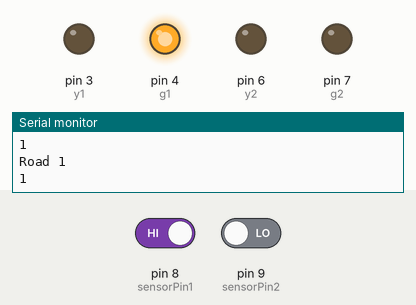
Simulated run of this sketch. Board: Arduino Uno, built with avr-gcc and run on an emulated ATmega328P. On the bench: output pins drawn as LEDs (lit = HIGH), the last lines printed to the serial monitor. Inputs (shaded band) come from the test bench; at power-on: pin 8 (sensorPin1) HIGH, pin 9 (sensorPin2) LOW. Pins used as bus, display or sensor lines are not drawn.

Above: at 6.8 s.
6.9 s: pin 8 (sensorPin1) driven LOW
At 10.2 s:
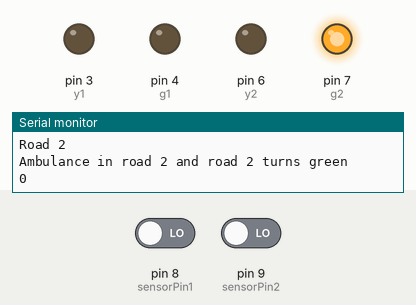
13.5 s: pin 9 (sensorPin2) driven HIGH
Timing chart, 0 to 25.9 s (numbered marks = the images above; inputs shaded):
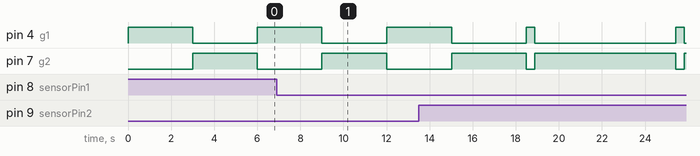

The sketch:

tratest.ino
```cpp
int abcd;
int r1=2,y1=3,g1=4;
int r2=5,y2=6,g2=7;
int sensorPin1=8,sensorPin2=9;
boolean val =0;
void setup() {
  pinMode(sensorPin1, INPUT);pinMode(sensorPin2, INPUT);
  Serial.begin(1200);
 pinMode(r1,OUTPUT); pinMode(y1,OUTPUT); pinMode(g1,OUTPUT);
digitalWrite(r1,LOW);digitalWrite(y1,LOW);digitalWrite(g1,LOW);
   pinMode(r2,OUTPUT); pinMode(y2,OUTPUT); pinMode(g2,OUTPUT);
digitalWrite(r2,LOW);digitalWrite(y2,LOW);digitalWrite(g2,LOW);

}
/*void delayy(int a,int chk)
{
  unsigned long b=millis();

while((millis()-b)<a)
{

  delay(1);
  val =digitalRead(sensorPin);
  Serial.println(val);
  if(val==LOW){
   if(chk==1)
   {
      light1();
      Serial.println("Ambulance in road 1 and road 1 turns green");
      //delay(3000);
   }
   if(chk==2)
   {
       light2();
       Serial.println("Ambulance in road 2 and road 2 turns green");
       //delay(3000);
  }

  }
}
}*/
void light1()
{
  digitalWrite(r1,LOW);
  digitalWrite(y1,LOW);
  digitalWrite(g1,HIGH);

   digitalWrite(r2,HIGH);
  digitalWrite(y2,LOW);
  digitalWrite(g2,LOW);
  Serial.println("Road 1");

}
void light2()
{
  digitalWrite(r1,HIGH);
  digitalWrite(y1,LOW);
  digitalWrite(g1,LOW);

   digitalWrite(r2,LOW);
  digitalWrite(y2,LOW);
  digitalWrite(g2,HIGH);
Serial.println("Road 2");
}
void look(int chk)
{
   val =digitalRead(sensorPin1);
  Serial.println(val);
  if(val==LOW){
   if(chk==1)
   {
      light1();
      Serial.println("Ambulance in road 1 and road 1 turns green");
      //delay(3000);
   }
   if(chk==2)
   {
       light2();
       Serial.println("Ambulance in road 2 and road 2 turns green");
       //delay(3000);
  }
  val =digitalRead(sensorPin2);
  Serial.println(val);
  if(val==HIGH)
  {
    if(chk==1)
   {
      Serial.println("Ambulance crossed road 1 and road 1 turns red");
      light2();
      //delay(3000);
   }
   if(chk==2)
   {
       Serial.println("Ambulance crossed road 2 and road 2 turns red");
       light2();
       //delay(3000);
  }
  }
}
}
void loop() {


  light1();
  look(1);
  delay(3000);

 /* digitalWrite(r1,LOW);
  digitalWrite(y1,HIGH);
  digitalWrite(g1,LOW);
  delayy(1000);*/


  light2();look(2);
  delay(3000);


}

   /*digitalWrite(r1,HIGH);
  digitalWrite(y1,LOW);
  digitalWrite(g1,LOW);

   digitalWrite(r2,HIGH);
  digitalWrite(y2,LOW);
  digitalWrite(g2,LOW);

   digitalWrite(r3,LOW);
  digitalWrite(y3,LOW);
  digitalWrite(g3,HIGH);

   digitalWrite(r4,HIGH);
  digitalWrite(y4,LOW);
  digitalWrite(g4,LOW);
  delayy(5000);

  digitalWrite(r3,LOW);
  digitalWrite(y3,HIGH);
  digitalWrite(g3,LOW);
  delayy(1000);

  digitalWrite(r1,HIGH);
  digitalWrite(y1,LOW);
  digitalWrite(g1,LOW);

   digitalWrite(r2,HIGH);
  digitalWrite(y2,LOW);
  digitalWrite(g2,LOW);

   digitalWrite(r3,HIGH);
  digitalWrite(y3,LOW);
  digitalWrite(g3,LOW);

   digitalWrite(r4,LOW);
  digitalWrite(y4,LOW);
  digitalWrite(g4,HIGH);
  delayy(5000);

  digitalWrite(r4,LOW);
  digitalWrite(y4,HIGH);
  digitalWrite(g4,LOW);
  delayy(1000);


  digitalWrite(y1,HIGH);
  digitalWrite(r1,LOW);
  digitalWrite(g1,LOW);
  delayy(1000);
  digitalWrite(g1,HIGH);
  digitalWrite(r1,LOW);
  digitalWrite(y1,LOW);
  delayy(5000);*/


 /* if(analogRead(A0)>threshold)
  {
    abcd=1;
  }

   if(analogRead(A1)>threshold)
  {
    abcd=0;
  }

  if(abcd==1)
  {
      digitalWrite(r1,LOW);
  digitalWrite(y1,LOW);
  digitalWrite(g1,HIGH);

  }*/
```
